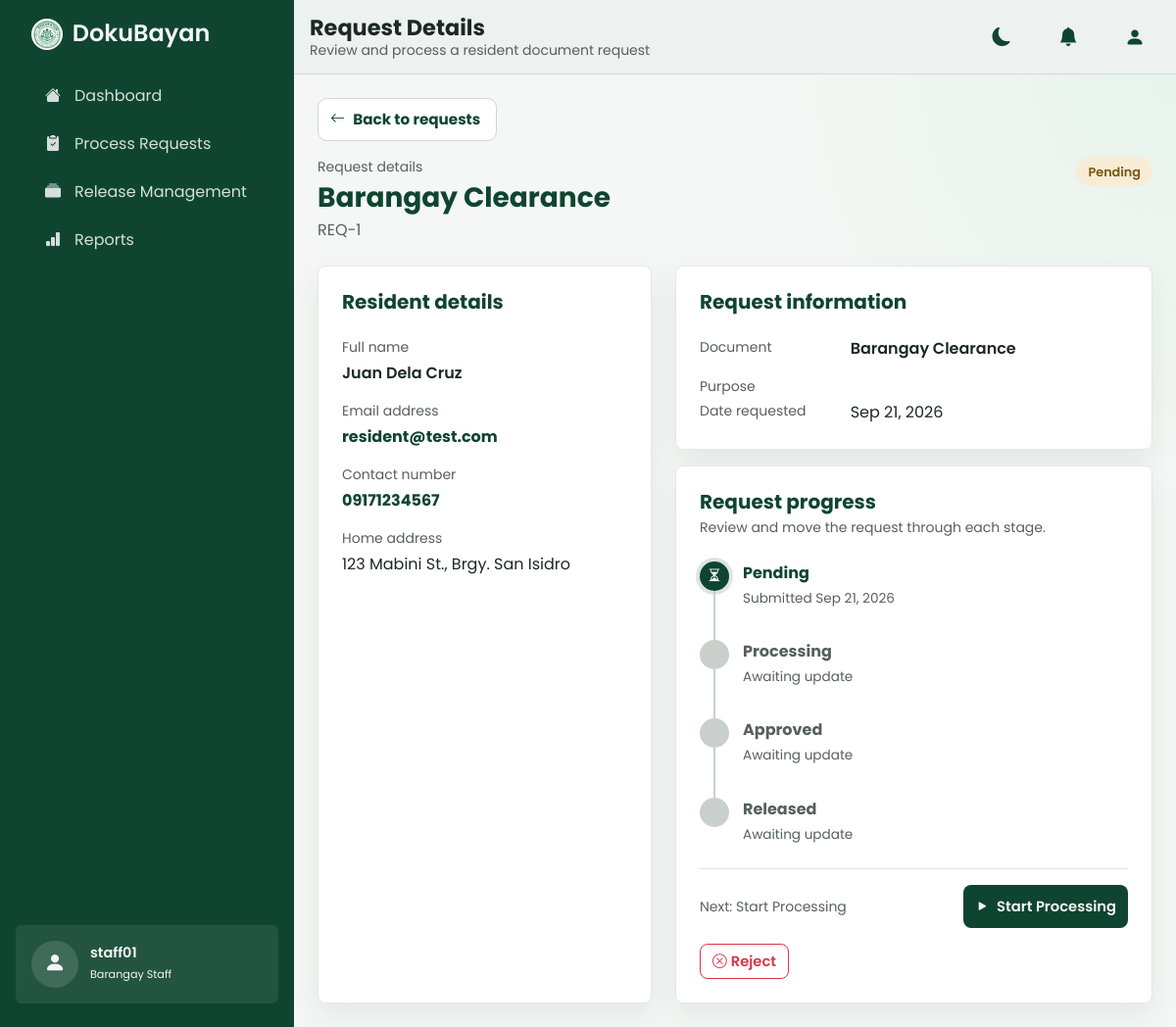
Before: /staff/view-details.php?req=1 (signed in) with the older database file.
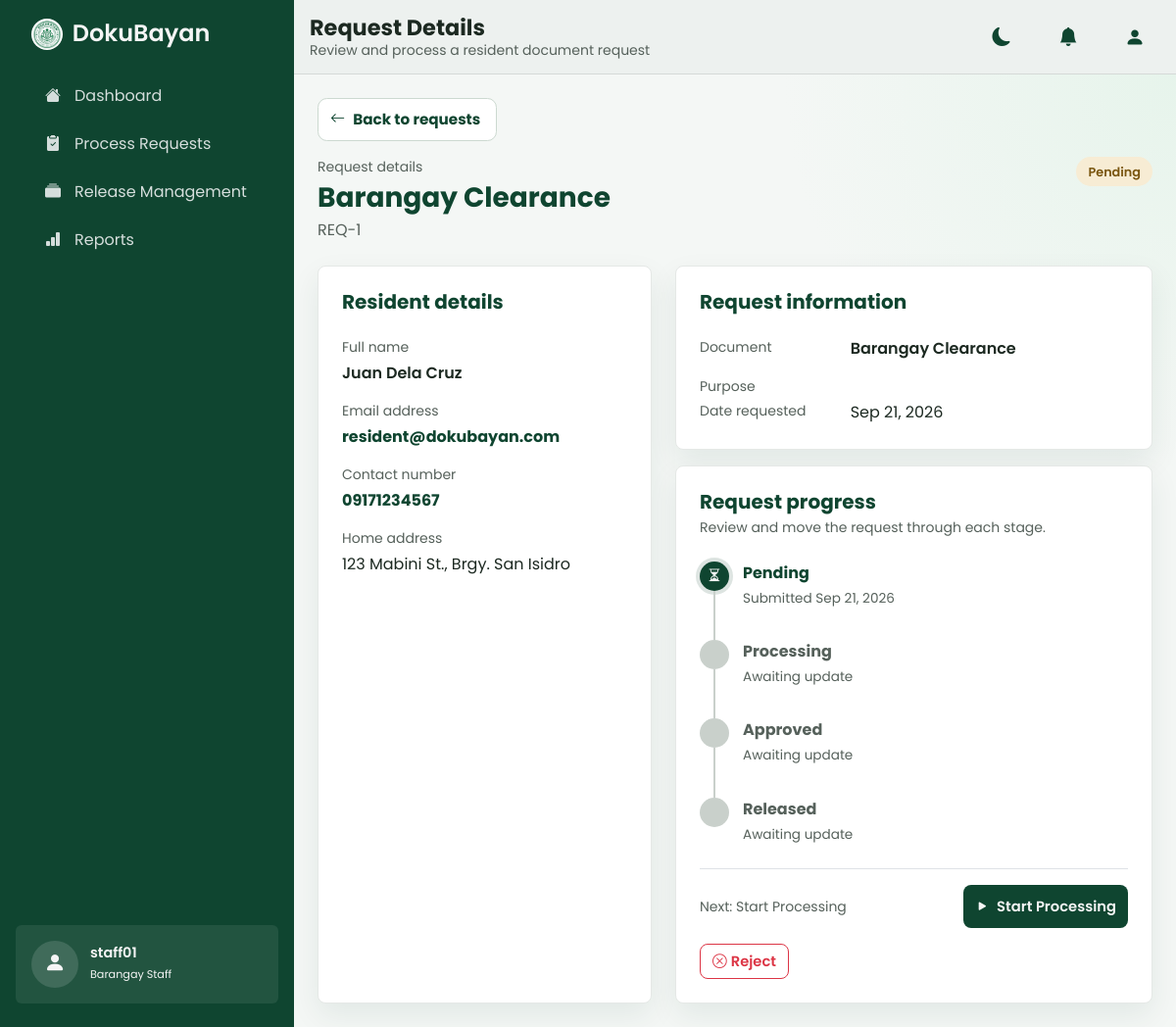
After: the same page with the newer database file.
### tables this page shows
CREATE TABLE requests (
    request_id    INT AUTO_INCREMENT PRIMARY KEY,
    resident_id   INT NOT NULL,
    document_id   INT NOT NULL,
    processed_by  INT NULL,  
    request_date  DATETIME NOT NULL DEFAULT CURRENT_TIMESTAMP,
    status        VARCHAR(30) NOT NULL DEFAULT 'Pending',
    purpose       TEXT NULL,
    remarks       TEXT NULL,
    amount_due    DECIMAL(10,2) NOT NULL DEFAULT 0,

    CONSTRAINT fk_requests_resident
        FOREIGN KEY (resident_id) REFERENCES residents(resident_id)
        ON UPDATE CASCADE ON DELETE RESTRICT,

    CONSTRAINT fk_requests_document
        FOREIGN KEY (document_id) REFERENCES document_types(document_id)
        ON UPDATE CASCADE ON DELETE RESTRICT,

    CONSTRAINT fk_requests_user
        FOREIGN KEY (processed_by) REFERENCES users(id)
        ON UPDATE CASCADE ON DELETE SET NULL
);

CREATE TABLE IF NOT EXISTS users (
    id INT AUTO_INCREMENT PRIMARY KEY,
    name VARCHAR(100) NOT NULL,
    email VARCHAR(190) NOT NULL UNIQUE,
    password_hash VARCHAR(255) NOT NULL,
    role ENUM('resident', 'staff', 'admin') NOT NULL DEFAULT 'resident',
    contact_number VARCHAR(20) NULL,
    is_active TINYINT(1) NOT NULL DEFAULT 1,
    security_question1 VARCHAR(20) NULL,
    security_answer1_hash VARCHAR(255) NULL,
    security_question2 VARCHAR(20) NULL,
    security_answer2_hash VARCHAR(255) NULL,
    created_at TIMESTAMP DEFAULT CURRENT_TIMESTAMP
);

CREATE TABLE document_types (
    document_id       INT AUTO_INCREMENT PRIMARY KEY,
    document_number   VARCHAR(50)  NOT NULL UNIQUE,
    document_name      VARCHAR(100) NOT NULL,  
    file_path         VARCHAR(255) NULL, 
    processing_days   INT NOT NULL DEFAULT 1,
    fee               DECIMAL(10,2) NOT NULL DEFAULT 0,
    requirements      TEXT NULL,
    is_active         TINYINT(1) NOT NULL DEFAULT 1
);

CREATE TABLE residents (
    resident_id     INT AUTO_INCREMENT PRIMARY KEY,
    user_id         INT NULL UNIQUE,
    first_name      VARCHAR(100) NOT NULL,
    last_name       VARCHAR(100) NOT NULL,
    address         VARCHAR(255) NOT NULL,
    contact_number  VARCHAR(20)  NOT NULL,
    status          ENUM('pending', 'verified', 'rejected') NOT NULL DEFAULT 'pending',
    created_at      DATETIME NOT NULL DEFAULT CURRENT_TIMESTAMP,

    CONSTRAINT fk_residents_user
        FOREIGN KEY (user_id) REFERENCES users(id)
        ON UPDATE CASCADE ON DELETE SET NULL
);

### staff/view-details.php (the view, shortened to what the changed rows need)
<?php
require_once __DIR__ . "/../config/database.php";
$requestId = filter_var($_GET["req"] ?? null, FILTER_VALIDATE_INT);
$stmt = $pdo->prepare("SELECT q.request_id, CONCAT(r.first_name, \" \", r.last_name) AS name, u.email, r.contact_number AS contact, r.address, d.document_name AS document, q.purpose, q.remarks, q.request_date, q.status FROM requests q JOIN residents r ON r.resident_id = q.resident_id LEFT JOIN users u ON u.id = r.user_id JOIN document_types d ON d.document_id = q.document_id WHERE q.request_id = ?");
$stmt->execute([$requestId ?: 0]); $row = $stmt->fetch();
$request = $row ? ["id" => (int) $row["request_id"], "number" => "REQ-" . $row["request_id"], "name" => $row["name"], "email" => $row["email"] ?? "", "contact" => $row["contact"], "address" => $row["address"], "document" => $row["document"], "purpose" => $row["purpose"] ?? "", "date" => date("M j, Y", strtotime($row["request_date"])), "status" => strtolower($row["status"]) === "ready for release" ? "ready" : (strtolower($row["status"]) === "released" ? "claimed" : strtolower($row["status"]))] : null;
$requestNumber = $request["number"] ?? "";
$statusLabels = [
    'pending' => 'Pending',
    'processing' => 'Processing',
    'ready' => 'Ready for Release',
    'claimed' => 'Released',
    'cancelled' => 'Cancelled',
    'rejected' => 'Rejected',
];
$statusStages = ['pending', 'processing', 'ready', 'claimed'];
$stageIcons = ['bi-hourglass-split', 'bi-gear-fill', 'bi-patch-check-fill', 'bi-box-seam-fill'];
$actionLabels = [
    'pending' => 'Start Processing',
    'processing' => 'Approve Request',
];
?>
<?php include __DIR__ . '/../page-layout/header.php' ?>
    <main class="resident-content flex-grow-1 overflow-auto p-3 p-lg-4">
        <div class="mx-auto content-max-width">
            <?php if (!$request): ?>
                <section class="panel-white p-4">
                    <h1 class="h5 fw-bold heading-green">Request not found</h1>
                    <p class="text-muted-soft mb-3">This request number is not available in the current request list.</p>
                    <a href="process-requests.php" class="btn btn-brand">Return to requests</a>
                </section>
            <?php else:
                $currentStage = array_search($request['status'], $statusStages, true);
            ?>
                <div class="d-flex flex-wrap justify-content-between align-items-start gap-3 mb-4">
                    <div>
                        <p class="small text-muted-soft mb-1">Request details</p>
                        <h1 class="h3 fw-bold heading-green mb-1"><?= htmlspecialchars($request['document']) ?></h1>
                        <span class="text-muted-soft"><?= htmlspecialchars($requestNumber) ?></span>
                    </div>
                    <span id="requestStatus" class="status-badge status-<?= htmlspecialchars($request['status']) ?>">
                        <?= htmlspecialchars($statusLabels[$request['status']] ?? ucfirst($request['status'])) ?>
                    </span>
                </div>
                <div class="row g-3 g-lg-4">
                    <div class="col-lg-5">
                        <section class="panel-white p-4 h-100">
                            <h2 class="h5 fw-bold heading-green mb-4">Resident details</h2>
                            <dl class="mb-0">
                                <dt class="small text-muted-soft fw-normal mb-1">Full name</dt>
                                <dd class="fw-semibold mb-3"><?= htmlspecialchars($request['name']) ?></dd>
                                <dt class="small text-muted-soft fw-normal mb-1">Email address</dt>
                                <dd class="mb-3"><a class="heading-green" href="mailto:<?= htmlspecialchars($request['email']) ?>"><?= htmlspecialchars($request['email']) ?></a></dd>
                                <dt class="small text-muted-soft fw-normal mb-1">Contact number</dt>
                                <dd class="mb-3"><a class="heading-green" href="tel:<?= htmlspecialchars(preg_replace('/\s+/', '', $request['contact'])) ?>"><?= htmlspecialchars($request['contact']) ?></a></dd>
                                <dt class="small text-muted-soft fw-normal mb-1">Home address</dt>
                                <dd class="mb-0"><?= htmlspecialchars($request['address']) ?></dd>
                            </dl>
                        </section>
                    </div>
                    <div class="col-lg-7">
                        <section class="panel-white p-4 mb-3">
                            <h2 class="h5 fw-bold heading-green mb-4">Request information</h2>
                            <dl class="row mb-0">
                                <dt class="col-sm-4 small text-muted-soft fw-normal mb-1">Document</dt>
                                <dd class="col-sm-8 fw-semibold mb-3"><?= htmlspecialchars($request['document']) ?></dd>
                                <dt class="col-sm-4 small text-muted-soft fw-normal mb-1">Purpose</dt>
                                <dd class="col-sm-8 mb-3"><?= htmlspecialchars($request['purpose']) ?></dd>
                                <dt class="col-sm-4 small text-muted-soft fw-normal mb-1">Date requested</dt>
                                <dd class="col-sm-8 mb-0"><?= htmlspecialchars($request['date']) ?></dd>
                            </dl>
                        </section>
                        <section class="panel-white p-4">
                            <div class="d-flex flex-wrap justify-content-between align-items-start gap-2 mb-4">
                                <div>
                                    <h2 class="h5 fw-bold heading-green mb-1">Request progress</h2>
                                    <p class="small text-muted-soft mb-0">Review and move the request through each stage.</p>
                                </div>
                            </div>
                            <?php if ($request['status'] === 'cancelled'): ?>
                                <p class="mb-0 text-muted-soft">This request was cancelled by the resident.</p>
                            <?php else: ?>
                            <div id="requestTimeline" data-request-id="<?= (int) $request["id"] ?>" class="request-timeline mb-4" data-stage="<?= (int) $currentStage ?>">
                                <?php foreach (['Pending', 'Processing', 'Approved', 'Released'] as $index => $step): ?>
                                    <div class="status-step <?= $index < $currentStage ? 'is-complete' : ($index === $currentStage ? 'is-current' : '') ?>" data-step="<?= $index ?>"<?= $index === $currentStage ? ' aria-current="step"' : '' ?>>
                                        <div class="step-circle">
                                            <?php if ($index === $currentStage): ?><i class="bi <?= htmlspecialchars($stageIcons[$index]) ?>" aria-hidden="true"></i><?php endif; ?>
                                        </div>
                                        <p class="step-title mb-1"><?= htmlspecialchars($step) ?></p>
                                        <p class="step-date mb-0" data-step-date><?= $index === 0 ? 'Submitted ' . htmlspecialchars($request['date']) : ($index <= $currentStage ? 'Completed' : 'Awaiting update') ?></p>
                                    </div>
                                <?php endforeach; ?>
                            </div>
                            <div class="d-flex flex-wrap align-items-center justify-content-between gap-3 border-top pt-3">
                                <span id="workflowMessage" class="small text-muted-soft" aria-live="polite">
                                    <?= $request['status'] === 'claimed' ? 'This request has been released.' : ($request['status'] === 'ready' ? 'Ready for release. Complete this request on Release Management.' : 'Next: ' . htmlspecialchars($actionLabels[$request['status']] ?? 'No further action')) ?>
                                </span>
                                <?php if (isset($actionLabels[$request['status']])): ?>
                                    <button type="button" class="btn btn-brand" id="requestAction" data-next-status="<?= $request['status'] === 'pending' ? 'processing' : 'ready' ?>">
                                        <i class="bi <?= $request['status'] === 'pending' ? 'bi-play-fill' : ($request['status'] === 'processing' ? 'bi-check-lg' : 'bi-box-arrow-up-right') ?> me-1" aria-hidden="true"></i>
                                        <?= htmlspecialchars($actionLabels[$request['status']]) ?>
                                    </button>
                                    <button type="button" class="btn btn-outline-danger" data-bs-toggle="modal" data-bs-target="#rejectRequestModal">
                                        <i class="bi bi-x-circle me-1" aria-hidden="true"></i>Reject
                                    </button>
                                <?php elseif ($request['status'] === 'ready'): ?>
                                    <a class="btn btn-brand" href="release-management.php">Open Release Management</a>
                                <?php else: ?>
                                    <span class="status-badge status-claimed"><i class="bi bi-check-circle-fill" aria-hidden="true"></i> Complete</span>
                                <?php endif; ?>
                            </div>
                            <?php endif; ?>
                        </section>
                    </div>
                </div>
            <?php endif; ?>
        </div>
    </main>
<?php include __DIR__ . '/../page-layout/footer.php' ?>

Changed rows visible on the page:
changed through a linked row, requests "Barangay Clearance": users.email "resident@test.com" → "resident@dokubayan.com"
